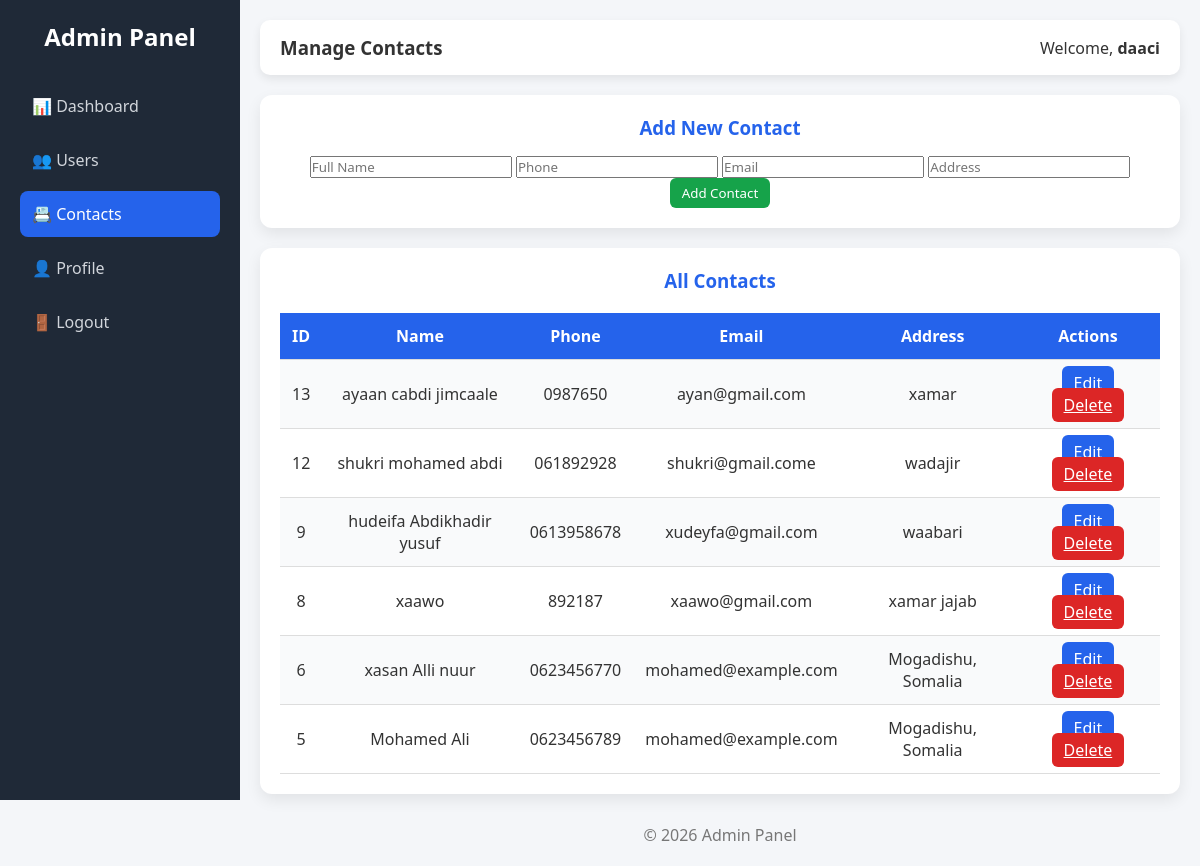
/contacts.php (signed in), run on the app's committed database.
### tables this page shows
CREATE TABLE `contacts` (
  `contacts_id` int(11) NOT NULL,
  `user_id` int(11) DEFAULT NULL,
  `name` varchar(100) DEFAULT NULL,
  `phone` varchar(50) DEFAULT NULL,
  `email` varchar(100) DEFAULT NULL,
  `address` text DEFAULT NULL
);

### contacts.php (the view, shortened to what this page needs)
<?php
include("connection.php");
$result = $conn->query("SELECT * FROM contacts ORDER BY contacts_id DESC");
?>
<!DOCTYPE html>
<html lang="en">
<head>
<link rel="stylesheet" href="style.css">
</head>
<body>
<div class="sidebar">
    <h2>Admin Panel</h2>
    <a href="dashboard.php">📊 Dashboard</a>
    <a href="users.php">👥 Users</a>
    <a href="contacts.php" class="active">📇 Contacts</a>
    <a href="profile.php">👤 Profile</a>
    <a href="logout.php">🚪 Logout</a>
</div>
<div class="main">
<div class="topbar">
    <h3>Manage Contacts</h3>
    <span>Welcome, <b><?= htmlspecialchars($_SESSION['username']); ?></b></span>
</div>
<div class="card">
<h3>Add New Contact</h3>
<form method="post">
    <input type="text" name="name" placeholder="Full Name" required>
    <input type="text" name="phone" placeholder="Phone" required>
    <input type="email" name="email" placeholder="Email" required>
    <input type="text" name="address" placeholder="Address">
    <button class="btn btn-add" type="submit" name="add_contact">Add Contact</button>
</form>
</div>
<div class="card">
<h3>All Contacts</h3>
<table>
<tr>
<th>ID</th><th>Name</th><th>Phone</th><th>Email</th><th>Address</th><th>Actions</th>
</tr>
<?php while($row = $result->fetch_assoc()){ ?>
<tr>
<td><?= $row['contacts_id'] ?></td>
<td><?= htmlspecialchars($row['name']); ?></td>
<td><?= htmlspecialchars($row['phone']); ?></td>
<td><?= htmlspecialchars($row['email']); ?></td>
<td><?= htmlspecialchars($row['address']); ?></td>
<td>
<a class="btn btn-edit" href="edit_contact.php?id=<?= $row['contacts_id'] ?>">Edit</a>
<a class="btn btn-del" href="contacts.php?delete=<?= $row['contacts_id'] ?>" onclick="return confirm('Delete this contact?')">Delete</a>
</td>
</tr>
<?php } ?>
</table>
</div>
<footer>© 2026 Admin Panel</footer>
</div>
</body>
</html>

### style.css (style rules this page uses)
* { margin:0;padding:0;box-sizing:border-box;font-family:'Segoe UI',sans-serif }
body { display:flex;background:#f4f6f9;color:#333 }
.sidebar { width:240px;background:#1f2937;min-height:100vh;padding:20px;position:fixed }
.sidebar h2 { color:#fff;text-align:center;margin-bottom:30px }
.sidebar a { display:block;color:#d1d5db;text-decoration:none;padding:12px;border-radius:8px;margin-bottom:8px;transition:.3s }
.sidebar a:hover,.sidebar a.active { background:#2563eb;color:#fff }
.main { margin-left:240px;flex:1;padding:20px }
.topbar { background:#fff;padding:15px 20px;border-radius:10px;display:flex;justify-content:space-between;align-items:center;box-shadow:0 4px 10px rgba(0,0,0,.08) }
.card { background:#fff;padding:20px;border-radius:12px;box-shadow:0 6px 15px rgba(0,0,0,.08);margin-top:20px;text-align:center }
.card h3 { margin-bottom:15px;color:#2563eb }
table { width:100%;border-collapse:collapse;margin-top:20px }
th,td { padding:12px;border-bottom:1px solid #ddd;text-align:center }
th { background:#2563eb;color:#fff }
tr:nth-child(even) { background:#f9fafb }
.btn { padding:6px 12px;border:none;border-radius:6px;cursor:pointer }
.btn-add { background:#16a34a;color:#fff }
.btn-edit { background:#2563eb;color:#fff }
.btn-del { background:#dc2626;color:#fff }
footer { margin-top:30px;text-align:center;color:#777 }

### data on the page
contacts: contacts_id "13", name "ayaan cabdi jimcaale", phone "0987650", email "ayan@gmail.com", address "xamar"
contacts: contacts_id "12", name "shukri mohamed abdi", phone "061892928", email "shukri@gmail.come", address "wadajir"
contacts: contacts_id "9", name "hudeifa Abdikhadir yusuf", phone "0613958678", email "xudeyfa@gmail.com", address "waabari"
contacts: contacts_id "8", name "xaawo", phone "892187", email "xaawo@gmail.com", address "xamar jajab"
contacts: contacts_id "6", name "xasan Alli nuur", phone "0623456770", email "mohamed@example.com", address "Mogadishu, Somalia"
contacts: contacts_id "5", name "Mohamed Ali", phone "0623456789", email "mohamed@example.com", address "Mogadishu, Somalia"

### other printed values
$_SESSION['username'] "daaci"
